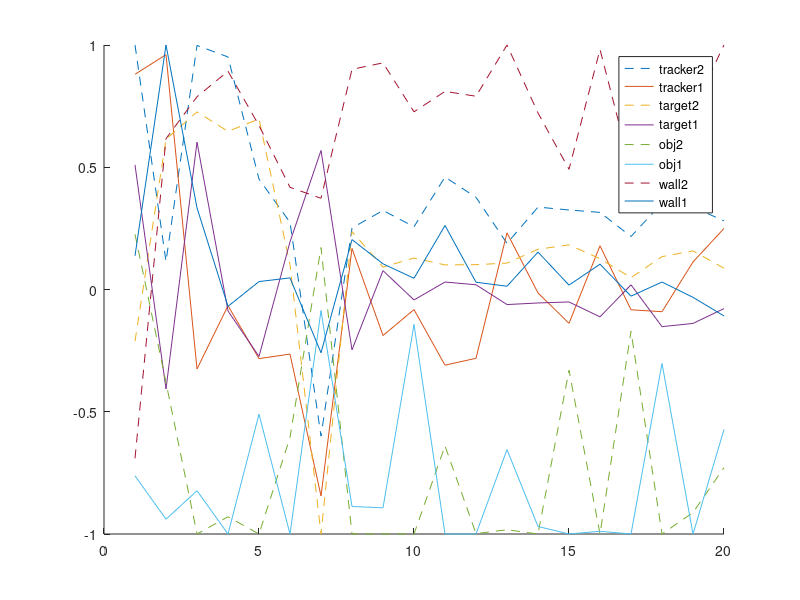

Reproduce this figure in MATLAB. (Note: this script raises an error after producing the figure.)
%% plot targets
close all;
load('targetNumbers');
Y=zeros(20,8);
for i=1:20
    Y(i,1)=pMat(i).targetParameters.tracker(1);
    Y(i,2)=pMat(i).targetParameters.tracker(2);
    Y(i,3)=pMat(i).targetParameters.target(1);
    Y(i,4)=pMat(i).targetParameters.target(2);
    Y(i,5)=pMat(i).targetParameters.objective(1);
    Y(i,6)=pMat(i).targetParameters.objective(2);
    Y(i,7)=pMat(i).targetParameters.wall(1);
    Y(i,8)=pMat(i).targetParameters.wall(2);
    m=max(abs(Y(i,:)));
    Y(i,:)=Y(i,:)/m;
end
hold on;
for i=1:8
    if mod(i,2)==0
        plot(Y(:,i));
    else
        plot(Y(:,i),'--');
    end
end
legend('tracker2','tracker1','target2','target1','obj2','obj1','wall2','wall1');
refline([0 0]);

%% plot trackers
close all;
load('trackerNumbers');
Y=zeros(10,8);
for i=1:10
    Y(i,1)=pMat(i).trackerParameters.tracker(1);
    Y(i,2)=pMat(i).trackerParameters.tracker(2);
    Y(i,3)=pMat(i).trackerParameters.target(1);
    Y(i,4)=pMat(i).trackerParameters.target(2);
    Y(i,5)=pMat(i).trackerParameters.wall(1);
    Y(i,6)=pMat(i).trackerParameters.wall(2);
    m=max(abs(Y(i,:)));
    Y(i,:)=Y(i,:)/m;
end
hold on;
for i=1:6
    if mod(i,2)==0
        plot(Y(:,i));
    else
        plot(Y(:,i),'--');
    end
end
legend('tracker2','tracker1','target2','target1','wall2','wall1');
refline([0 0]);

%% simulate single point
close all;
load('trackerNumbers');
p=pMat(3);
p.display=true;
p.refreshRate=1;
simulate(p);
